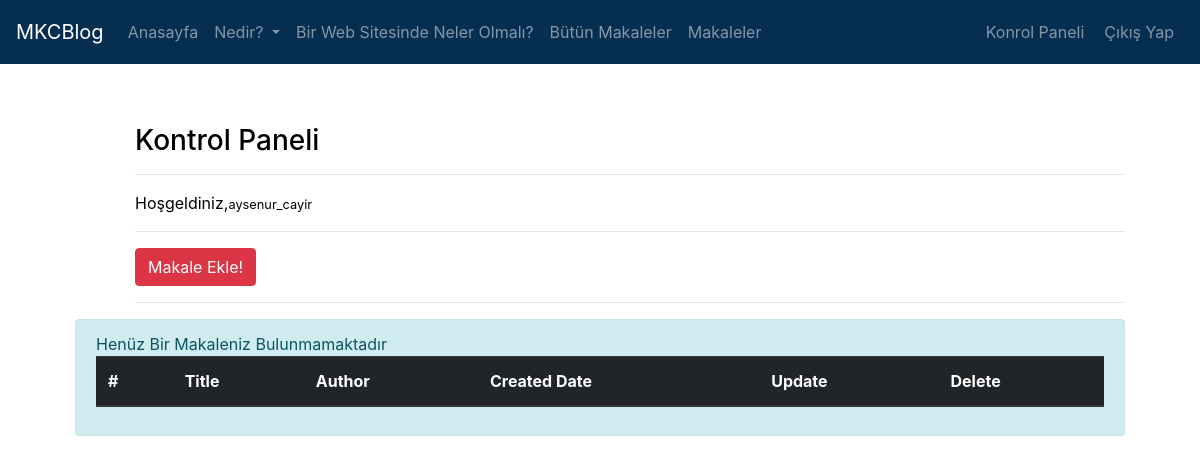
The app's page /articles/dashboard/ (signed in), older data.
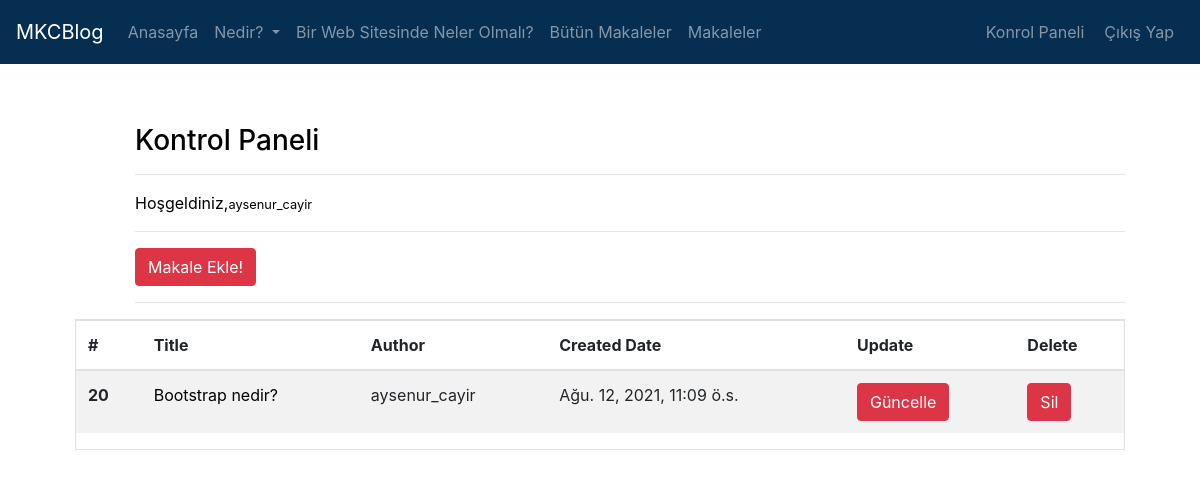
The same page, newer data.
### article/models.py (models this page shows, shortened)
class Article(models.Model):
    author = models.ForeignKey("auth.User",on_delete = models.CASCADE,verbose_name = "Yazar ")
    title = models.CharField(max_length = 50,verbose_name = "Başlık")
    content = RichTextField()
    created_date = models.DateTimeField(auto_now_add=True,verbose_name="Oluşturulma Tarihi")
    article_image = models.FileField(blank = True,null = True,verbose_name="Makaleye Fotoğraf Ekleyin")
    class Meta:
        ordering = ['-created_date']

### article/views.py (the view)
# urls.py: path('dashboard/',views.dashboard,name = "dashboard"),
@login_required(login_url="user:login")
def dashboard(request):
    articles =Article.objects.filter(author=request.user)
    context={
        "articles":articles
    }
    return render(request,"dashboard.html",context)

### templates/dashboard.html (shortened to what this page needs)
{% extends 'layout.html' %}
{% block body %}
<section id="dashboard">
<div style="margin-left: 60px;"class="">
    <h3>Kontrol Paneli</h3>
    <hr>
    <p>Hoşgeldiniz,<small>{{request.user.username}}</small></p>
    <hr>
    <button type="submit" class="btn btn-danger"><a href="/articles/addarticle/" style="text-decoration:none; color:white;">Makale Ekle!</a></button>
    <hr>
   </div>
   {% if articles %}
   <section class="border ">
   <table class="table table-striped table-hover ">
    <thead>
      <tr>
        <th scope="col">#</th>
        <th scope="col">Title</th>
        <th scope="col">Author</th>
        <th scope="col">Created Date</th>
        <th scope="col">Update</th>
        <th scope="col">Delete</th>
      </tr>
    </thead>
    <tbody>
        {% for article in articles %}
        <tr>
            <th scope="row">{{article.id}}</th>
            <td><a href="/articles/article/{{article.id}}" style="text-decoration:none;">{{article.title}}</a></td>
            <td>{{article.author}}</td>
            <td>{{article.created_date}}</td>
            <td><a href="/articles/update/{{article.id}}" class="btn btn-danger">Güncelle</a></td>
            <td><a href="/articles/delete/{{article.id}}" class="btn btn-danger">Sil</a></td>
        </tr>
        {% endfor %}
   {% else %}
    <div class="alert alert-info">Henüz Bir Makaleniz Bulunmamaktadır<table class="table table-striped table-dark">
    <thead>
      <tr>
        <th scope="col">#</th>
        <th scope="col">Title</th>
        <th scope="col">Author</th>
        <th scope="col">Created Date</th>
        <th scope="col">Update</th>
        <th scope="col">Delete</th>
      </tr>
    </thead>
        </div>
   {% endif %}
    </tbody>
  </table>
</section>
</section>
<br>
{% endblock body %}

Row changes from the older to the newer data that the page shows:
added Article: id "20", title "Bootstrap nedir?", author "aysenur_cayir", created_date "Ağu. 12, 2021, 11:09 ö.s."
Text that changed along with them:
text no longer shown: "Henüz Bir Makaleniz Bulunmamaktadır"
